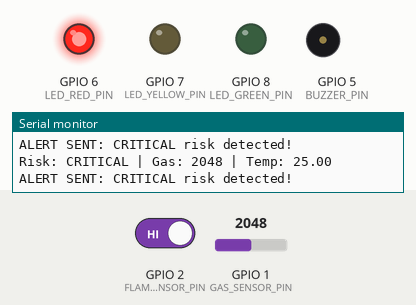
A sketch run on a simulated ESP32-S3. On the bench: output pins drawn as LEDs (lit = HIGH), buzzer (waves = sounding, pin HIGH), the last lines printed to the serial monitor. The inputs (shaded band) are chosen by the test bench; at power-on: GPIO 1 (GAS_SENSOR_PIN) = 2048, GPIO 2 (FLAME_SENSOR_PIN) HIGH.

Above: at 3.3 s.
3.4 s: GPIO 1 (GAS_SENSOR_PIN) set to 320
7.0 s: GPIO 1 (GAS_SENSOR_PIN) set to 275
At 8.5 s:
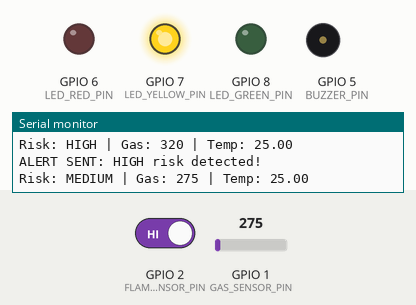
10.3 s: GPIO 1 (GAS_SENSOR_PIN) set to 166
13.6 s: GPIO 1 (GAS_SENSOR_PIN) set to 135
At 15.9 s:
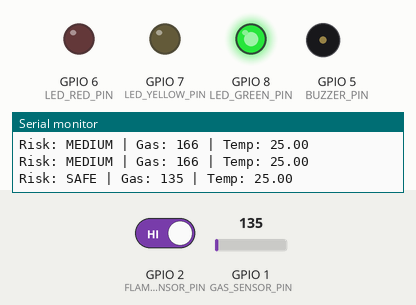
17.0 s: GPIO 1 (GAS_SENSOR_PIN) set to 340
At 17.9 s:
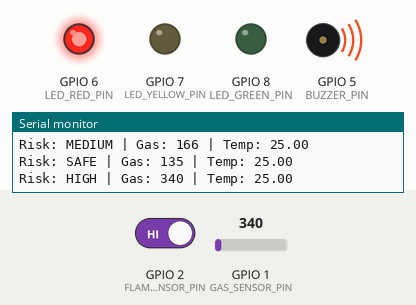
23.8 s: GPIO 1 (GAS_SENSOR_PIN) set to 260
At 25.6 s:
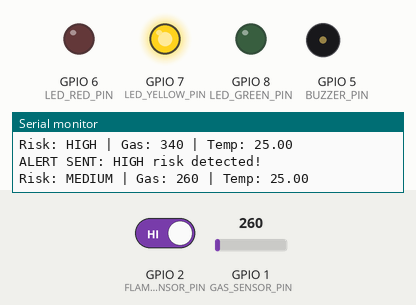
Timing chart, 0 to 27.1 s (numbered marks = the images above; inputs shaded):
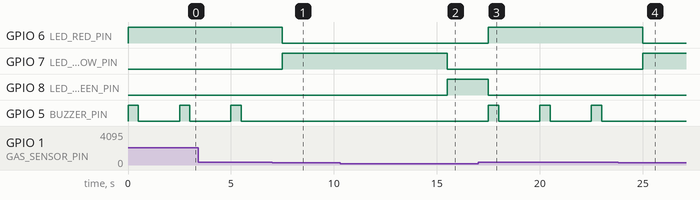

The sketch:

main.ino
```cpp
/*
 * Fire Detection System - Main Code
 * ESP32 Based Fire Hazard Detection
 *
 * Author: Nqobizitha Moyo
 * Date: $(date +%Y-%m-%d)
 */

#include <WiFi.h>

// Pin definitions
#define GAS_SENSOR_PIN A0
#define FLAME_SENSOR_PIN 2
#define TEMP_SENSOR_PIN 4
#define BUZZER_PIN 5
#define LED_RED_PIN 6
#define LED_YELLOW_PIN 7
#define LED_GREEN_PIN 8

// Thresholds
#define GAS_THRESHOLD 300
#define TEMP_THRESHOLD 35

void setup() {
  Serial.begin(115200);

  // Initialize pins
  pinMode(FLAME_SENSOR_PIN, INPUT);
  pinMode(BUZZER_PIN, OUTPUT);
  pinMode(LED_RED_PIN, OUTPUT);
  pinMode(LED_YELLOW_PIN, OUTPUT);
  pinMode(LED_GREEN_PIN, OUTPUT);

  // Initialize sensors
  // Add sensor initialization code here

  Serial.println("Fire Detection System Started");
}

void loop() {
  // Read sensors
  int gasLevel = analogRead(GAS_SENSOR_PIN);
  int flameDetected = digitalRead(FLAME_SENSOR_PIN);
  float temperature = readTemperature();

  // Check risk level
  String riskLevel = assessRisk(gasLevel, temperature, flameDetected);

  // Update display and alerts
  updateDisplay(riskLevel, gasLevel, temperature);
  checkAlerts(riskLevel);

  delay(2000); // Read every 2 seconds
}

float readTemperature() {
  // Add temperature sensor reading code
  return 25.0; // Placeholder
}

String assessRisk(int gas, float temp, int flame) {
  if (flame == LOW || gas > GAS_THRESHOLD * 2 || temp > TEMP_THRESHOLD + 20) {
    return "CRITICAL";
  } else if (gas > GAS_THRESHOLD || temp > TEMP_THRESHOLD) {
    return "HIGH";
  } else if (gas > GAS_THRESHOLD * 0.5 || temp > TEMP_THRESHOLD - 10) {
    return "MEDIUM";
  } else {
    return "SAFE";
  }
}

void updateDisplay(String risk, int gas, float temp) {
  Serial.print("Risk: "); Serial.print(risk);
  Serial.print(" | Gas: "); Serial.print(gas);
  Serial.print(" | Temp: "); Serial.println(temp);

  // Update LEDs based on risk
  digitalWrite(LED_GREEN_PIN, risk == "SAFE" ? HIGH : LOW);
  digitalWrite(LED_YELLOW_PIN, risk == "MEDIUM" ? HIGH : LOW);
  digitalWrite(LED_RED_PIN, (risk == "HIGH" || risk == "CRITICAL") ? HIGH : LOW);
}

void checkAlerts(String risk) {
  if (risk == "CRITICAL" || risk == "HIGH") {
    digitalWrite(BUZZER_PIN, HIGH);
    delay(500);
    digitalWrite(BUZZER_PIN, LOW);

    // Send SMS/Email alert
    sendAlert(risk);
  }
}

void sendAlert(String risk) {
  // Add SMS/Email sending code here
  Serial.println("ALERT SENT: " + risk + " risk detected!");
}
```

Measured:
- the behaviour switches between 301 and 300 on GPIO 1 (GAS_SENSOR_PIN) (found by bisection; images 0 and 1)
- the behaviour switches between 151 and 150 on GPIO 1 (GAS_SENSOR_PIN) (found by bisection; images 1 and 2)
- after the input at 7.0 s, GPIO 6 (LED_RED_PIN): HIGH → LOW after 0.50 s; GPIO 7 (LED_YELLOW_PIN): LOW → HIGH after 0.50 s; GPIO 5 (BUZZER_PIN): stays LOW (without the input it goes to HIGH after 0.50 s)
- after the input at 13.6 s, GPIO 7 (LED_YELLOW_PIN): HIGH → LOW after 1.9 s; GPIO 8 (LED_GREEN_PIN): LOW → HIGH after 1.9 s
- after the input at 17.0 s, GPIO 6 (LED_RED_PIN): LOW → HIGH after 0.50 s; GPIO 8 (LED_GREEN_PIN): HIGH → LOW after 0.50 s; GPIO 5 (BUZZER_PIN): alternates HIGH for 0.50 s and LOW for 2.0 s, starting after 0.50 s
- after the input at 23.8 s, GPIO 6 (LED_RED_PIN): HIGH → LOW after 1.2 s; GPIO 7 (LED_YELLOW_PIN): LOW → HIGH after 1.2 s; GPIO 5 (BUZZER_PIN): stops changing and stays LOW
